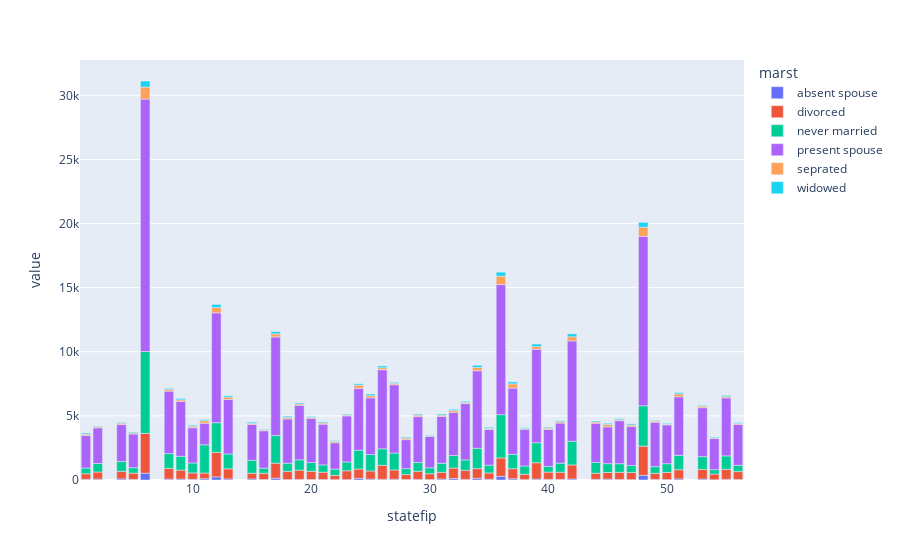

The notebook cell this image was saved under:
### Code cell
px.bar(piv)

### Figure 1 — Plotly figure (JSON) as saved in the notebook; plotly's stock layout.template omitted (floating-point values rounded to 4 significant figures)
{"data": [{"alignmentgroup": "True", "hovertemplate": "marst=absent spouse<br>statefip=%{x}<br>value=%{y}<extra></extra>", "legendgroup": "absent spouse", "marker": {"color": "#636efa", "pattern": {"shape": ""}}, "name": "absent spouse", "offsetgroup": "absent spouse", "orientation": "v", "showlegend": true, "textposition": "auto", "type": "bar", "x": [1, 2, 4, 5, 6, 8, 9, 10, 11, 12, 13, 15, 16, 17, 18, 19, 20, 21, 22, 23, 24, 25, 26, 27, 28, 29, 30, 31, 32, 33, 34, 35, 36, 37, 38, 39, 40, 41, 42, 44, 45, 46, 47, 48, 49, 50, 51, 53, 54, 55, 56], "xaxis": "x", "y": [55, 69, 88, 46, 531, 71, 74, 55, 100, 244, 81, 80, 40, 136, 36, 50, 42, 40, 29, 31, 127, 73, 56, 62, 39, 48, 32, 78, 115, 48, 130, 63, 289, 96, 29, 72, 52, 49, 80, 52, 67, 44, 27, 358, 43, 29, 88, 73, 15, 55, 45], "yaxis": "y"}, {"alignmentgroup": "True", "hovertemplate": "marst=divorced<br>statefip=%{x}<br>value=%{y}<extra></extra>", "legendgroup": "divorced", "marker": {"color": "#EF553B", "pattern": {"shape": ""}}, "name": "divorced", "offsetgroup": "divorced", "orientation": "v", "showlegend": true, "textposition": "auto", "type": "bar", "x": [1, 2, 4, 5, 6, 8, 9, 10, 11, 12, 13, 15, 16, 17, 18, 19, 20, 21, 22, 23, 24, 25, 26, 27, 28, 29, 30, 31, 32, 33, 34, 35, 36, 37, 38, 39, 40, 41, 42, 44, 45, 46, 47, 48, 49, 50, 51, 53, 54, 55, 56], "xaxis": "x", "y": [431, 555, 591, 493, 3100, 832, 697, 497, 442, 1912, 791, 448, 489, 1176, 640, 718, 632, 569, 334, 689, 730, 631, 1087, 721, 386, 636, 456, 521, 815, 710, 759, 487, 1429, 788, 420, 1274, 566, 556, 1095, 473, 517, 555, 559, 2280, 483, 564, 712, 751, 450, 773, 610], "yaxis": "y"}, {"alignmentgroup": "True", "hovertemplate": "marst=never married<br>statefip=%{x}<br>value=%{y}<extra></extra>", "legendgroup": "never married", "marker": {"color": "#00cc96", "pattern": {"shape": ""}}, "name": "never married", "offsetgroup": "never married", "orientation": "v", "showlegend": true, "textposition": "auto", "type": "bar", "x": [1, 2, 4, 5, 6, 8, 9, 10, 11, 12, 13, 15, 16, 17, 18, 19, 20, 21, 22, 23, 24, 25, 26, 27, 28, 29, 30, 31, 32, 33, 34, 35, 36, 37, 38, 39, 40, 41, 42, 44, 45, 46, 47, 48, 49, 50, 51, 53, 54, 55, 56], "xaxis": "x", "y": [449, 666, 769, 422, 6388, 1158, 1078, 779, 2203, 2312, 1159, 1005, 397, 2153, 634, 807, 687, 569, 484, 690, 1472, 1282, 1288, 1318, 464, 684, 464, 710, 976, 810, 1584, 610, 3379, 1118, 644, 1567, 439, 712, 1847, 855, 690, 672, 544, 3150, 517, 676, 1126, 997, 342, 1053, 494], "yaxis": "y"}, {"alignmentgroup": "True", "hovertemplate": "marst=present spouse<br>statefip=%{x}<br>value=%{y}<extra></extra>", "legendgroup": "present spouse", "marker": {"color": "#ab63fa", "pattern": {"shape": ""}}, "name": "present spouse", "offsetgroup": "present spouse", "orientation": "v", "showlegend": true, "textposition": "auto", "type": "bar", "x": [1, 2, 4, 5, 6, 8, 9, 10, 11, 12, 13, 15, 16, 17, 18, 19, 20, 21, 22, 23, 24, 25, 26, 27, 28, 29, 30, 31, 32, 33, 34, 35, 36, 37, 38, 39, 40, 41, 42, 44, 45, 46, 47, 48, 49, 50, 51, 53, 54, 55, 56], "xaxis": "x", "y": [2538, 2781, 2874, 2628, 19687, 4867, 4281, 2745, 1683, 8567, 4248, 2804, 2913, 7690, 3448, 4253, 3449, 3178, 2057, 3593, 4817, 4425, 6168, 5325, 2259, 3575, 2447, 3653, 3359, 4391, 6050, 2777, 10143, 5167, 2868, 7285, 2885, 3125, 7823, 3049, 2872, 3355, 3054, 13216, 3460, 3030, 4564, 3819, 2427, 4522, 3188], "yaxis": "y"}, {"alignmentgroup": "True", "hovertemplate": "marst=seprated<br>statefip=%{x}<br>value=%{y}<extra></extra>", "legendgroup": "seprated", "marker": {"color": "#FFA15A", "pattern": {"shape": ""}}, "name": "seprated", "offsetgroup": "seprated", "orientation": "v", "showlegend": true, "textposition": "auto", "type": "bar", "x": [1, 2, 4, 5, 6, 8, 9, 10, 11, 12, 13, 15, 16, 17, 18, 19, 20, 21, 22, 23, 24, 25, 26, 27, 28, 29, 30, 31, 32, 33, 34, 35, 36, 37, 38, 39, 40, 41, 42, 44, 45, 46, 47, 48, 49, 50, 51, 53, 54, 55, 56], "xaxis": "x", "y": [106, 79, 108, 85, 940, 149, 124, 111, 192, 421, 187, 71, 61, 247, 116, 100, 77, 99, 113, 63, 252, 172, 158, 115, 123, 117, 57, 97, 151, 85, 254, 83, 659, 329, 49, 209, 99, 104, 324, 96, 182, 66, 111, 711, 91, 58, 223, 122, 54, 100, 67], "yaxis": "y"}, {"alignmentgroup": "True", "hovertemplate": "marst=widowed<br>statefip=%{x}<br>value=%{y}<extra></extra>", "legendgroup": "widowed", "marker": {"color": "#19d3f3", "pattern": {"shape": ""}}, "name": "widowed", "offsetgroup": "widowed", "orientation": "v", "showlegend": true, "textposition": "auto", "type": "bar", "x": [1, 2, 4, 5, 6, 8, 9, 10, 11, 12, 13, 15, 16, 17, 18, 19, 20, 21, 22, 23, 24, 25, 26, 27, 28, 29, 30, 31, 32, 33, 34, 35, 36, 37, 38, 39, 40, 41, 42, 44, 45, 46, 47, 48, 49, 50, 51, 53, 54, 55, 56], "xaxis": "x", "y": [87, 53, 62, 65, 470, 75, 106, 85, 81, 235, 104, 101, 48, 175, 98, 81, 67, 78, 62, 69, 108, 124, 137, 78, 71, 79, 54, 88, 97, 90, 174, 84, 306, 153, 61, 194, 73, 73, 226, 76, 92, 83, 86, 376, 46, 63, 101, 58, 67, 94, 69], "yaxis": "y"}], "layout": {"barmode": "relative", "legend": {"title": {"text": "marst"}, "tracegroupgap": 0}, "margin": {"t": 60}, "xaxis": {"anchor": "y", "domain": [0, 1], "title": {"text": "statefip"}}, "yaxis": {"anchor": "x", "domain": [0, 1], "title": {"text": "value"}}}}
